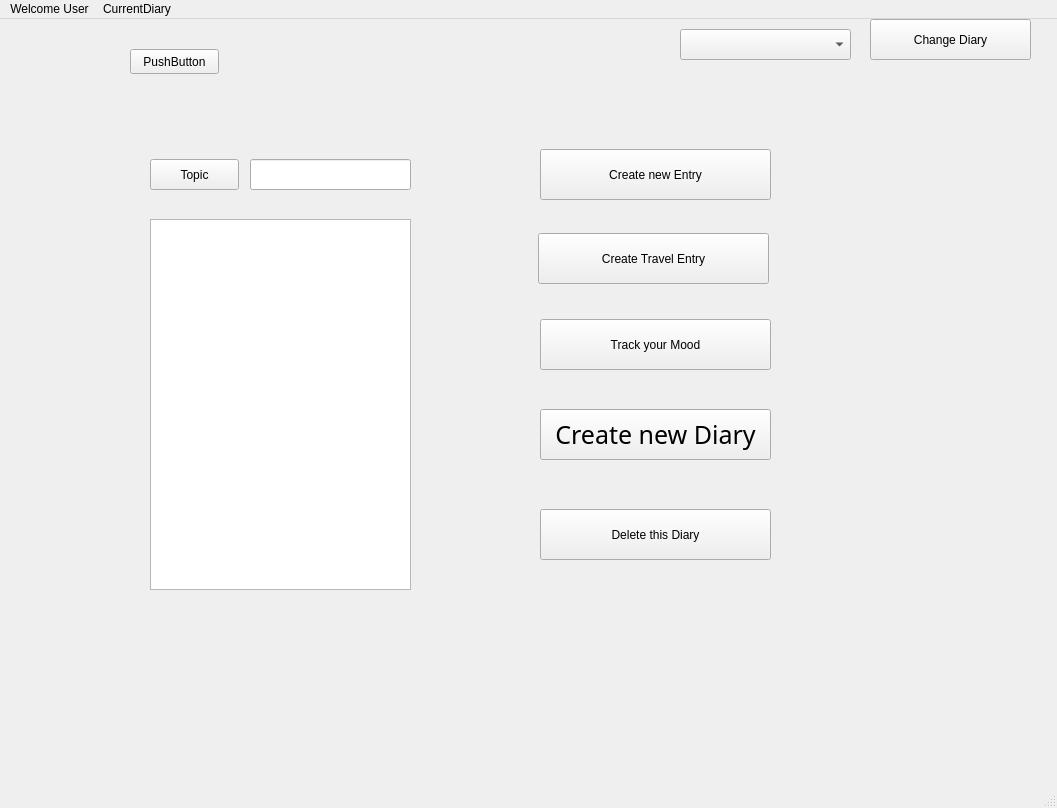
<?xml version="1.0" encoding="UTF-8"?>
<ui version="4.0">
 <class>MainWindow</class>
 <widget class="QMainWindow" name="MainWindow">
  <property name="geometry">
   <rect>
    <x>0</x>
    <y>0</y>
    <width>1057</width>
    <height>808</height>
   </rect>
  </property>
  <property name="windowTitle">
   <string>My Diary</string>
  </property>
  <property name="layoutDirection">
   <enum>Qt::LeftToRight</enum>
  </property>
  <property name="autoFillBackground">
   <bool>false</bool>
  </property>
  <property name="styleSheet">
   <string notr="true">background-image: url(:/Images/Images/drawnNotebook.jpg);
font: 57 19pt &quot;aakar&quot;;
</string>
  </property>
  <widget class="QWidget" name="centralwidget">
   <property name="autoFillBackground">
    <bool>false</bool>
   </property>
   <widget class="QListWidget" name="pastEntriesListWidget">
    <property name="geometry">
     <rect>
      <x>150</x>
      <y>200</y>
      <width>261</width>
      <height>371</height>
     </rect>
    </property>
    <property name="font">
     <font>
      <family>aakar</family>
      <pointsize>-1</pointsize>
      <weight>7</weight>
      <italic>false</italic>
      <bold>false</bold>
     </font>
    </property>
    <property name="styleSheet">
     <string notr="true">background-image: url(:/Images/Images/white.png);
font-size: 19px;</string>
    </property>
   </widget>
   <widget class="QPushButton" name="createNewEntryButton">
    <property name="geometry">
     <rect>
      <x>540</x>
      <y>130</y>
      <width>231</width>
      <height>51</height>
     </rect>
    </property>
    <property name="styleSheet">
     <string notr="true">background-image: url(:/Images/Images/white.png);</string>
    </property>
    <property name="text">
     <string>Create new Entry</string>
    </property>
   </widget>
   <widget class="QPushButton" name="pushButton_2">
    <property name="geometry">
     <rect>
      <x>540</x>
      <y>300</y>
      <width>231</width>
      <height>51</height>
     </rect>
    </property>
    <property name="styleSheet">
     <string notr="true">background-image: url(:/Images/Images/white.png);</string>
    </property>
    <property name="text">
     <string>Track your Mood</string>
    </property>
   </widget>
   <widget class="QPushButton" name="DeleteDiaryButton">
    <property name="geometry">
     <rect>
      <x>540</x>
      <y>490</y>
      <width>231</width>
      <height>51</height>
     </rect>
    </property>
    <property name="styleSheet">
     <string notr="true">background-image: url(:/Images/Images/white.png);
font: 57 19pt &quot;aakar&quot;;</string>
    </property>
    <property name="text">
     <string>Delete this Diary</string>
    </property>
   </widget>
   <widget class="QPushButton" name="createDiaryButton">
    <property name="geometry">
     <rect>
      <x>540</x>
      <y>390</y>
      <width>231</width>
      <height>51</height>
     </rect>
    </property>
    <property name="font">
     <font>
      <family>aakar</family>
      <pointsize>19</pointsize>
      <weight>7</weight>
      <italic>false</italic>
      <bold>false</bold>
     </font>
    </property>
    <property name="styleSheet">
     <string notr="true">background-image: url(:/Images/Images/white.png);</string>
    </property>
    <property name="text">
     <string>Create new Diary</string>
    </property>
   </widget>
   <widget class="QComboBox" name="comboBox_ChangeDiary">
    <property name="geometry">
     <rect>
      <x>680</x>
      <y>10</y>
      <width>171</width>
      <height>31</height>
     </rect>
    </property>
    <property name="accessibleName">
     <string/>
    </property>
   </widget>
   <widget class="QPushButton" name="ChangeDiaryButton">
    <property name="geometry">
     <rect>
      <x>870</x>
      <y>0</y>
      <width>161</width>
      <height>41</height>
     </rect>
    </property>
    <property name="text">
     <string>Change Diary</string>
    </property>
    <property name="autoDefault">
     <bool>false</bool>
    </property>
   </widget>
   <widget class="QPushButton" name="pushButton">
    <property name="geometry">
     <rect>
      <x>538</x>
      <y>214</y>
      <width>231</width>
      <height>51</height>
     </rect>
    </property>
    <property name="text">
     <string>Create Travel Entry</string>
    </property>
   </widget>
   <widget class="QLineEdit" name="filterInput">
    <property name="geometry">
     <rect>
      <x>250</x>
      <y>140</y>
      <width>161</width>
      <height>31</height>
     </rect>
    </property>
   </widget>
   <widget class="QPushButton" name="filterButton">
    <property name="geometry">
     <rect>
      <x>150</x>
      <y>140</y>
      <width>89</width>
      <height>31</height>
     </rect>
    </property>
    <property name="text">
     <string>Topic</string>
    </property>
   </widget>
   <widget class="QPushButton" name="pushButton_3">
    <property name="geometry">
     <rect>
      <x>130</x>
      <y>30</y>
      <width>89</width>
      <height>25</height>
     </rect>
    </property>
    <property name="text">
     <string>PushButton</string>
    </property>
   </widget>
  </widget>
  <widget class="QMenuBar" name="menubar">
   <property name="geometry">
    <rect>
     <x>0</x>
     <y>0</y>
     <width>1057</width>
     <height>42</height>
    </rect>
   </property>
   <property name="autoFillBackground">
    <bool>false</bool>
   </property>
   <property name="styleSheet">
    <string notr="true">border-image: url(:/Images/Images/white.png);
font: 57 24pt &quot;aakar&quot;;
color: black;
</string>
   </property>
   <widget class="QMenu" name="menuMy_diary">
    <property name="styleSheet">
     <string notr="true">background-image: url(:/Images/Images/white.png);
font: 57 18pt &quot;aakar&quot;;</string>
    </property>
    <property name="title">
     <string>CurrentDiary</string>
    </property>
    <widget class="QMenu" name="menuFilter_entries_after_topic">
     <property name="styleSheet">
      <string notr="true"/>
     </property>
     <property name="title">
      <string>Filter entries by topic</string>
     </property>
     <addaction name="actionTopic1"/>
     <addaction name="actionTopic2"/>
     <addaction name="actionTopic3"/>
    </widget>
    <addaction name="menuFilter_entries_after_topic"/>
    <addaction name="actionFilter_entries_after_date"/>
   </widget>
   <widget class="QMenu" name="menuLog_out">
    <property name="styleSheet">
     <string notr="true">font: 57 18pt &quot;aakar&quot;;</string>
    </property>
    <property name="title">
     <string>Welcome User</string>
    </property>
    <addaction name="actionLog_out_2"/>
    <addaction name="actionDelete_account_2"/>
   </widget>
   <addaction name="menuLog_out"/>
   <addaction name="menuMy_diary"/>
  </widget>
  <widget class="QStatusBar" name="statusbar"/>
  <action name="actionDiary1">
   <property name="text">
    <string>Diary1</string>
   </property>
  </action>
  <action name="actionDiary2">
   <property name="text">
    <string>Diary2</string>
   </property>
  </action>
  <action name="actionDiary3">
   <property name="text">
    <string>Diary3</string>
   </property>
  </action>
  <action name="actionFilter_entries_alphabetically">
   <property name="text">
    <string>Filter entries alphabetically</string>
   </property>
  </action>
  <action name="actionTopic1">
   <property name="text">
    <string>Topic1</string>
   </property>
  </action>
  <action name="actionTopic2">
   <property name="text">
    <string>Topic2</string>
   </property>
  </action>
  <action name="actionTopic3">
   <property name="text">
    <string>Topic3</string>
   </property>
  </action>
  <action name="actionLog_out">
   <property name="text">
    <string>Log out</string>
   </property>
  </action>
  <action name="actionLog_out_2">
   <property name="text">
    <string>Log out</string>
   </property>
  </action>
  <action name="actionFilter_entries_after_date">
   <property name="text">
    <string>Filter entries by date</string>
   </property>
  </action>
  <action name="actionFilter_entries_after_entry_type">
   <property name="text">
    <string>Filter entries by entry type</string>
   </property>
  </action>
  <action name="actionChange_user_name">
   <property name="text">
    <string>Change user name</string>
   </property>
  </action>
  <action name="actionChange_password">
   <property name="text">
    <string>Change password</string>
   </property>
  </action>
  <action name="actionDelete_account">
   <property name="text">
    <string>Delete account</string>
   </property>
  </action>
  <action name="actionfilter_after_topic">
   <property name="text">
    <string>filter after topic</string>
   </property>
  </action>
  <action name="actionDelete_account_2">
   <property name="text">
    <string>Delete account</string>
   </property>
  </action>
  <action name="actionCreate_travel_diary">
   <property name="text">
    <string>Create travel diary</string>
   </property>
  </action>
  <action name="actionCreate_basic_diary">
   <property name="text">
    <string>Create standard diary</string>
   </property>
  </action>
 </widget>
 <resources/>
 <connections/>
</ui>
